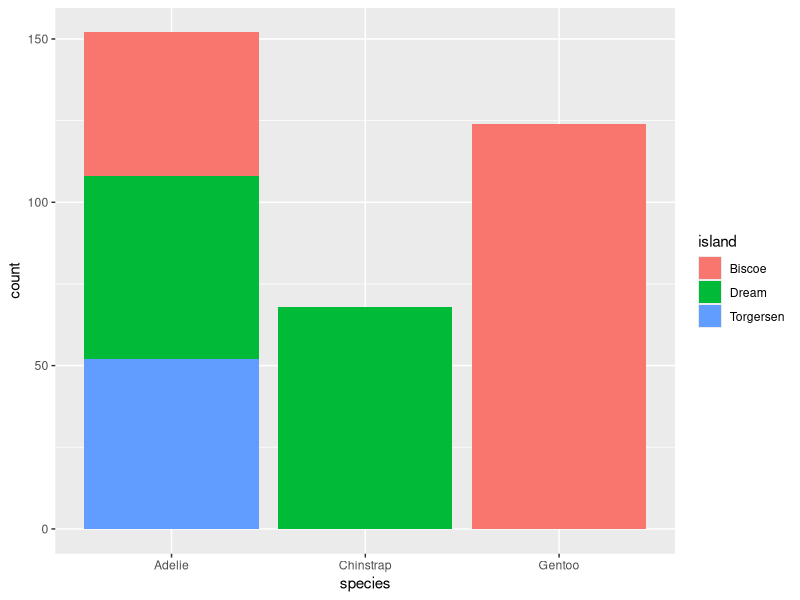
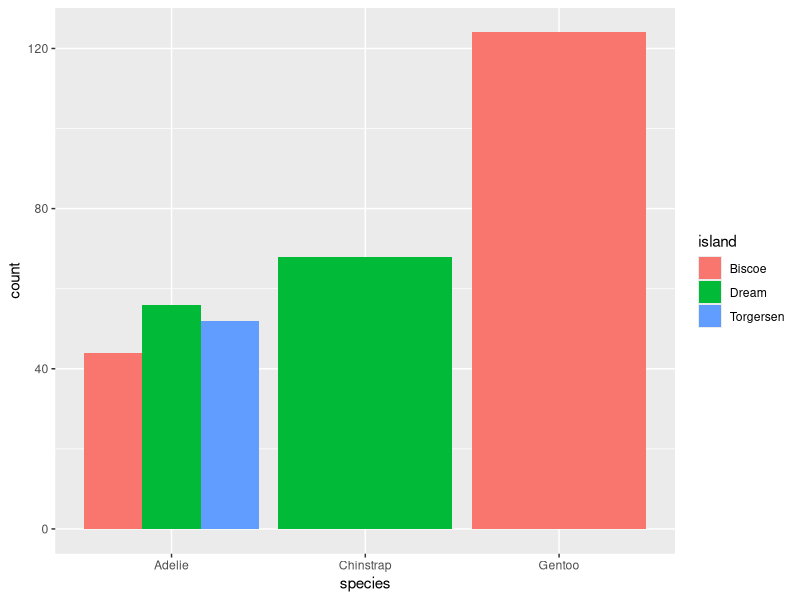
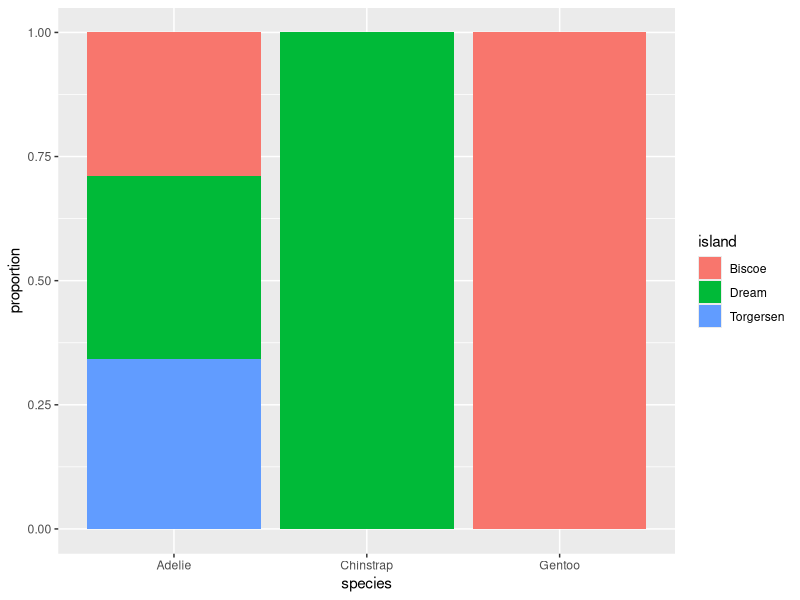
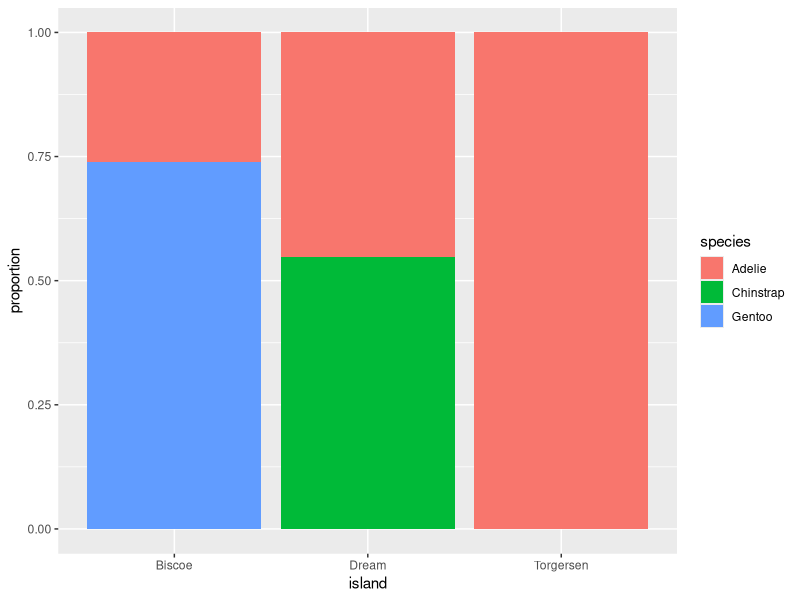
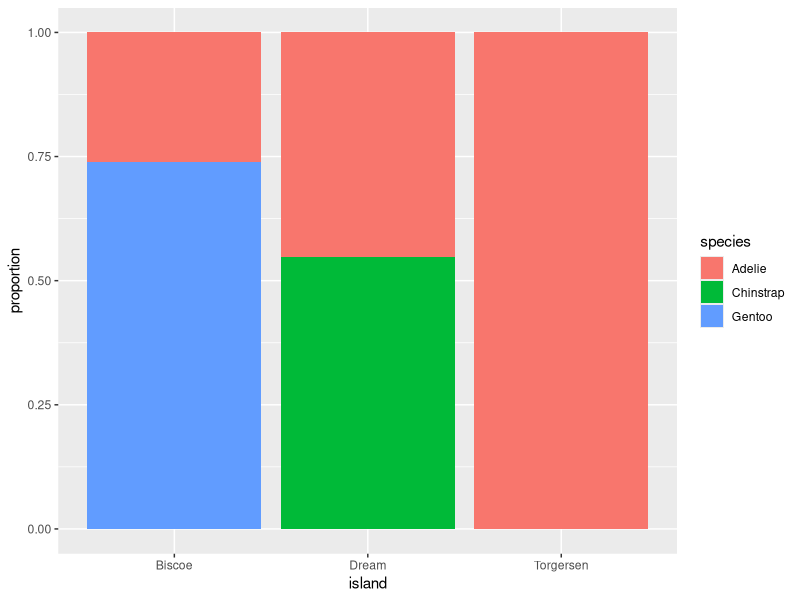
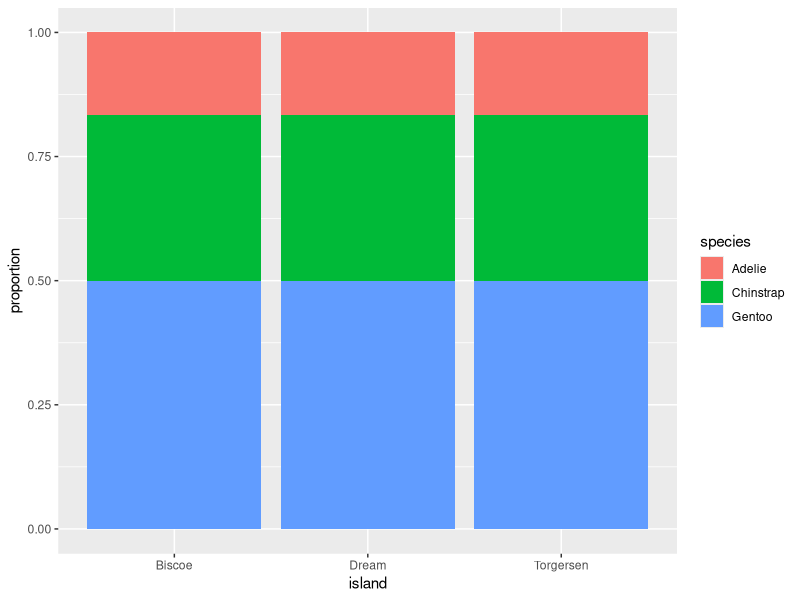

Here is the R script that generated these plots, in order:
## ---- chunk 1
#| echo: false
#| warning: false
#| message: false

library(tidyverse)
library(palmerpenguins)
penguins
## ---- chunk 2
#| echo: false
#| warning: false
#| message: false

library(tidyverse)
library(palmerpenguins)
library(knitr)
library(kableExtra)

table(penguins$species, penguins$island) %>%
    kbl() %>%
    kable_paper(full_width = F) %>%
    column_spec(1, bold = T, border_right = T) %>%
    row_spec(0, bold = T)
## ---- chunk 3
#| echo: false
#| warning: false
#| message: false

library(tidyverse)
library(palmerpenguins)
library(knitr)
library(kableExtra)

table(penguins$species, penguins$island) %>%
    kbl(format = "latex") %>%
    kable_paper(full_width = F) %>%
    column_spec(1, bold = T, border_right = T) %>%
    row_spec(0, bold = T)
## ---- chunk 4
#| echo: false
#| layout-ncol: 2
#| code-fold: true
#| fig-cap: [Stacked bar chart, Dodged bar chart]
ggplot(penguins, aes(x = species,
                    fill = island)) +
    geom_bar()

ggplot(penguins, aes(x = species,
                    fill = island)) +
    geom_bar(position = "dodge")
## ---- chunk 5
#| echo: false
#| warning: false
#| message: false
#| layout-ncol: 2

library(tidyverse)
library(palmerpenguins)
library(knitr)
library(kableExtra)

table(penguins$species, penguins$island) %>%
    kbl() %>%
    kable_paper(full_width = F) %>%
    column_spec(1, bold = T, border_right = T) %>%
    row_spec(0, bold = T)

df <- data.frame(Biscoe = c(0.128, 0, 0.360, .488),
           Dream = c(0.163, 0.198, 0.000, 0.361),
           Torgersen = c(0.151, 0.000, 0.000, 0.151)) %>%
    mutate(rowsum = Biscoe + Dream + Torgersen)
species = c("Adelie", "Chinstrap", "Gentoo", "")
df <- data.frame(species, df)
names(df) <- c("", "Biscoe", "Dream", "Torgersen", "")

df %>%
    kbl() %>%
    kable_paper(full_width = F) %>%
    column_spec(1, bold = T, border_right = T) %>%
    column_spec(5, bold = T, border_left = T) %>%
    row_spec(0, bold = T) %>%
    row_spec(4, bold = T)
## ---- chunk 6
#| echo: false
#| warning: false
#| message: false

library(tidyverse)
library(palmerpenguins)
library(knitr)
library(kableExtra)

df %>%
    kbl(format = "latex") %>%
    kable_paper(full_width = F) %>%
    column_spec(1, bold = T, border_right = T) %>%
    column_spec(5, bold = T, border_left = T) %>%
    row_spec(0, bold = T) %>%
    row_spec(4, bold = T)
## ---- chunk 7
#| echo: false
#| fig-align: center
#| fig-width: 5
#| fig-height: 3.5
ggplot(penguins, aes(x = species,
                    fill = island)) +
    geom_bar(position = "fill") +
    labs(y = "proportion")
## ---- chunk 8
#| echo: false
#| fig-align: center
#| fig-width: 5
#| fig-height: 3.5
ggplot(penguins, aes(x = island,
                    fill = species)) +
    geom_bar(position = "fill") +
    labs(y = "proportion")
## ---- chunk 9
#| echo: false
#| layout-ncol: 2

p2 <- data.frame(species = rep(rep(c("Adelie", "Chinstrap", "Gentoo"), c(1, 2, 3)), 3),
                 island = rep(c("Biscoe", "Dream", "Torgersen"), c(6, 6, 6)))

ggplot(penguins, aes(x = island,
                    fill = species)) +
    geom_bar(position = "fill") +
    labs(y = "proportion")

ggplot(p2, aes(x = island,
                    fill = species)) +
    geom_bar(position = "fill") +
    labs(y = "proportion")
